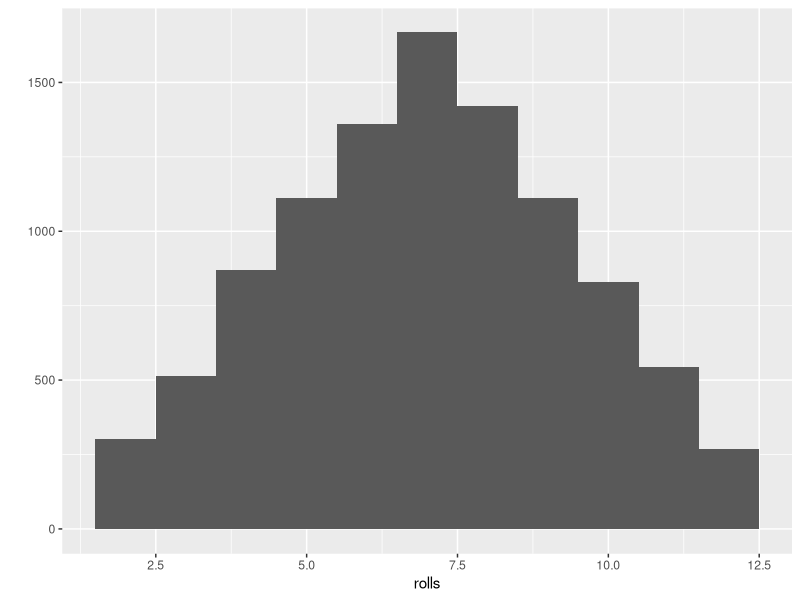
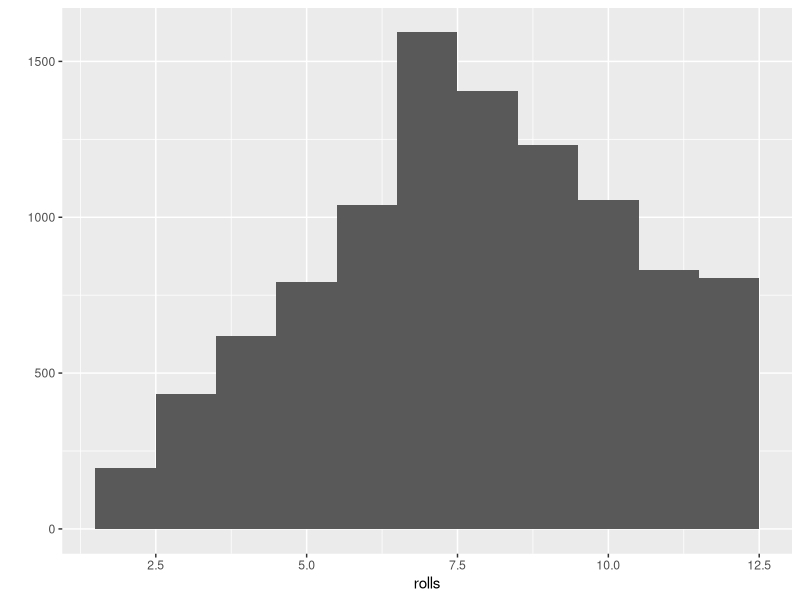

Recreate these plots in R, in order.
## ---- chunk 1
library(ggplot2)
## ---- chunk 2
roll <- function(){
  dice <- sample(1:6, 2, replace = TRUE)
  return(sum(dice))
}
## ---- chunk 3
rolls <- replicate(10000, roll())
qplot(rolls, binwidth = 1)
## ---- chunk 4
roll <- function(){
  dice <- sample(1:6, 2, replace = TRUE, prob = c(1/7, 1/7, 1/7, 1/7, 1/7, 2/7))
  return(sum(dice))
}
## ---- chunk 5
rolls <- replicate(10000, roll())
qplot(rolls, binwidth = 1)
